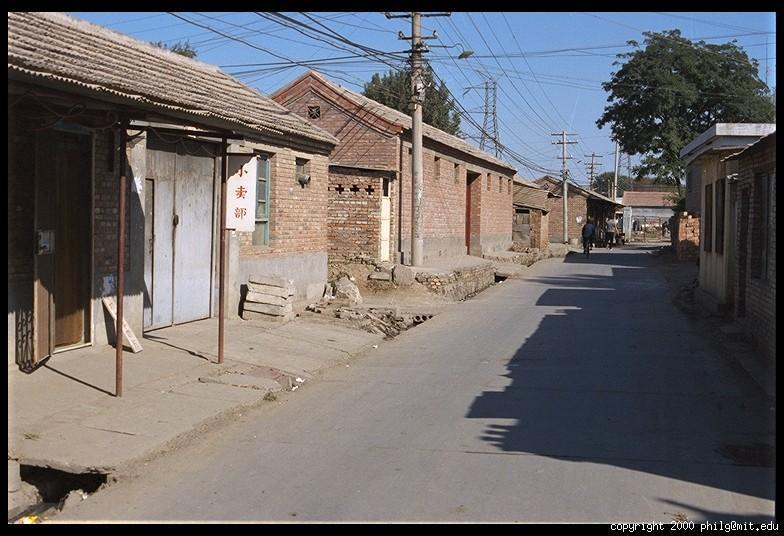
#> input picture LiveCodings/L1/neighborhood6.jpg, 784 x 536 px
$ jupyter execute --allow-errors PIM_1.ipynb   (shell and % lines are left out)
#> lines starting #> are read from the running program, lines starting #| are printed output that depends on the picture
<small><i>September 2014 - This notebook was created by [Oriol Pujol Vila](http://www.maia.ub.es/~oriol). Source and license info are in the folder.</i></small>

In order to export to pdf

+ Make sure you got pandoc installed (http://http://johnmacfarlane.net/pandoc/)
+ run ipython nbconvert

    ipython nbconvert --to latex --post PDF PIM_1.ipynb

#Image processing basics

Let us load an image and check the representation.

[cell 1]
from skimage import io

image = io.imread('./neighborhood6.jpg')
#> image is the input picture: shape (536, 784, 3); mean R, G, B 111.1, 107.3, 108

[cell 2]
image.shape
#> Out = (536, 784, 3)

[cell 3]
import matplotlib.pyplot as plt

fig=plt.figure()
plt.imshow(image)

[cell 4]
print(image[0,0,0])
#| 0

[cell 5]
#Let us check the value of the first pixel
print (image[0,0,:])
#| [0 0 0]

import numpy as np
print ('Maximum value in all the image '+str(np.max(image)))
#| Maximum value in all the image 255
print ('Minimum value in all the image '+str(np.min(image)))
#| Minimum value in all the image 0

[cell 6]
#Another viewer

import skimage.viewer as viewer
#> (the rest of this cell did not finish here and is left out)

We can index the channels and show them separately

[cell 7]
import matplotlib.pyplot as plt

fig=plt.figure()
plt.subplot(1,3,1)
plt.imshow(image[:,:,0])
plt.colorbar()
plt.subplot(1,3,2)
plt.imshow(image[:,:,1])
plt.colorbar()
plt.subplot(1,3,3)
plt.imshow(image[:,:,2])
plt.colorbar()
ax = fig.gca()
fig.set_size_inches((16,4))
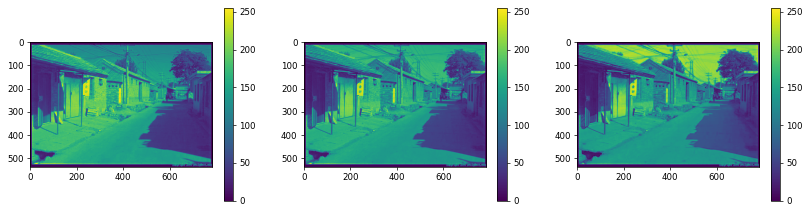
#> figure drawn by matplotlib, 6 panels

Let us try to identify which channel is which

The last one seems Blue, it has the max intensity on the sky.
The first one seem red and the second green.
Let us check this through

[cell 8]
from skimage import io

image = io.imread('./color_check.jpg')
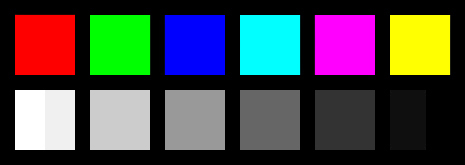
#> input picture LiveCodings/L1/color_check.jpg, 465 x 165 px
#> image is the input picture: shape (165, 465, 3); mean R, G, B 72, 72, 72

import matplotlib.pyplot as plt

fig=plt.figure()
plt.imshow(image)

[cell 9]
import matplotlib.pyplot as plt

fig=plt.figure()
plt.subplot(1,3,1)
plt.imshow(image[:,:,0])
plt.colorbar()
plt.subplot(1,3,2)
plt.imshow(image[:,:,1])
plt.colorbar()
plt.subplot(1,3,3)
plt.imshow(image[:,:,2])
plt.colorbar()
ax = fig.gca()
fig.set_size_inches((16,4))
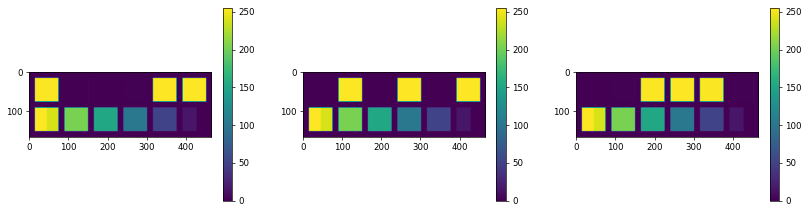
#> figure drawn by matplotlib, 6 panels

[cell 10]
plt.imshow(image)

We can see several interesting effects. The pure colors, the combination of two colors, additive combination versus substractive combination, the representation of gray values.

Let us go back to our original image and check the concepts of sampling and quantization.

[cell 11]
from skimage import io

image = io.imread('./neighborhood6.jpg')

[cell 12]
image.shape
#> Out = (536, 784, 3)

[cell 13]
im_sampled = image[::2,::2,:]
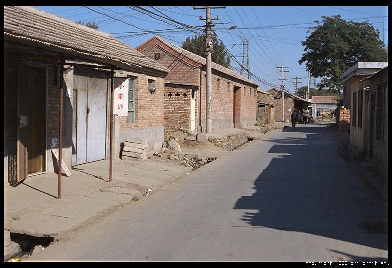
#> im_sampled: shape (268, 392, 3); mean R, G, B 111.1, 107.2, 108.1
im_sampled.shape
#> Out = (268, 392, 3)

[cell 14]
fig = plt.figure()
plt.subplot(1,2,1)
plt.imshow(image,interpolation='nearest')
plt.subplot(1,2,2)
plt.imshow(im_sampled,interpolation='nearest')
fig.set_size_inches((16,5))

[cell 15]
im_sampled = image[::8,::8,:]
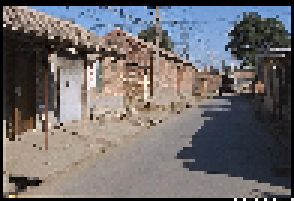
#> im_sampled: shape (67, 98, 3) (shown 3 times larger); mean R, G, B 110.9, 107, 107.7
im_sampled.shape
#> Out = (67, 98, 3)

[cell 16]
fig = plt.figure()
plt.subplot(1,2,1)
plt.imshow(image,interpolation='nearest')
plt.subplot(1,2,2)
plt.imshow(im_sampled,interpolation='nearest')
fig.set_size_inches((16,5))

[cell 17]
im = image[0:100,0:30,:]
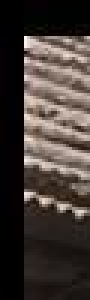
#> im: shape (100, 30, 3) (shown 3 times larger); mean R, G, B 67.4, 58.5, 53.9
plt.imshow(im)

[cell 18]
import numpy as np
imgray = np.mean(image,2)
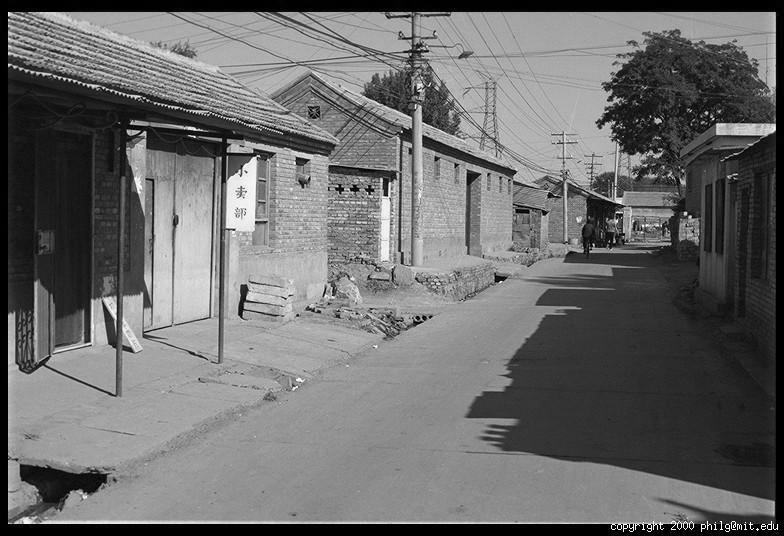
#> imgray: shape (536, 784) float64; min 0, max 255, mean 108.8

plt.imshow(imgray.astype('uint8'),cmap="winter")
plt.colorbar()
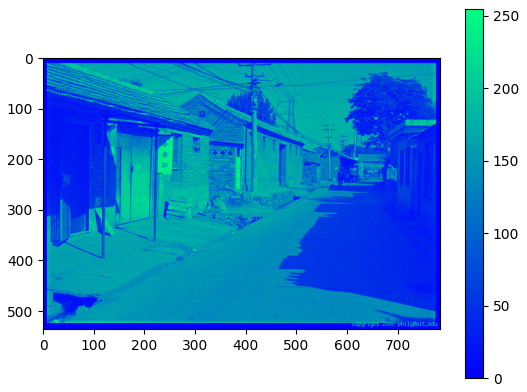
#> figure drawn by matplotlib, 2 panels

[cell 19]
#Quantization of a gray image
imgray = np.sum(image,2)/3

Nlevels=4
THR = 255./(Nlevels)
print (THR)
imQ = np.floor(imgray/THR)*THR+THR/2
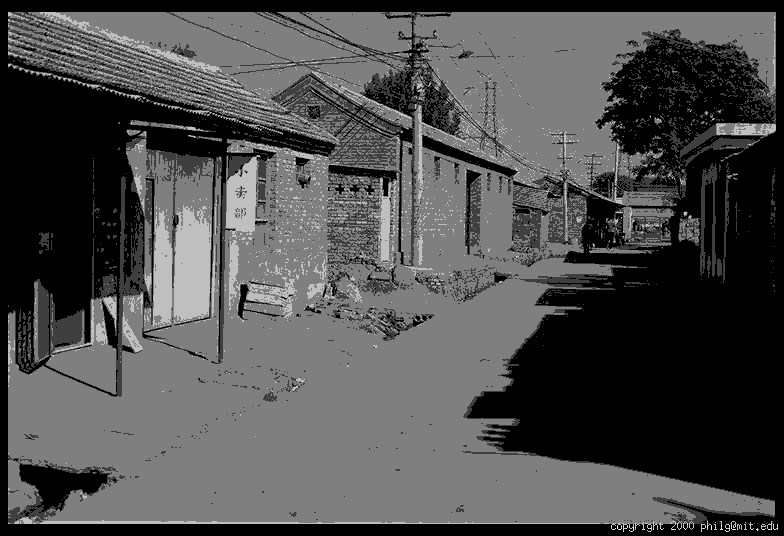
#> imQ: shape (536, 784) float64; min 31.88, max 286.9, mean 110.2; drawn with min black and max white
print (np.max(imQ))
#| 286.875
plt.imshow(imQ.astype('uint8'),cmap="gray")
plt.colorbar()
fig = plt.gcf()
fig.set_size_inches((10,6))
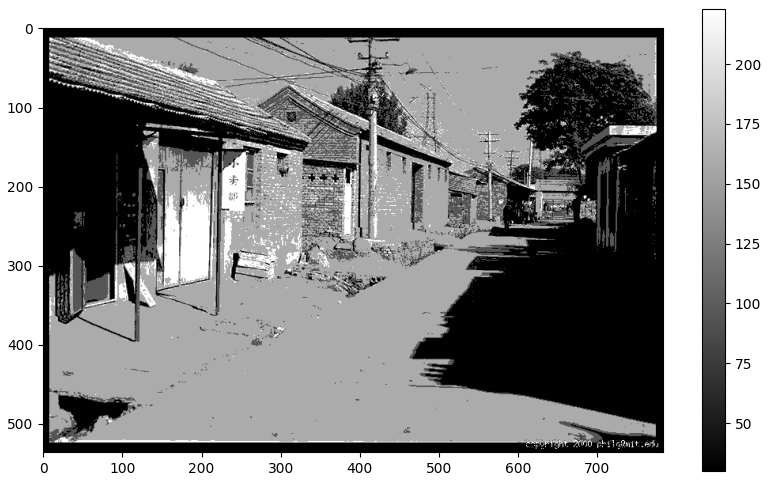
#> figure drawn by matplotlib, 2 panels
